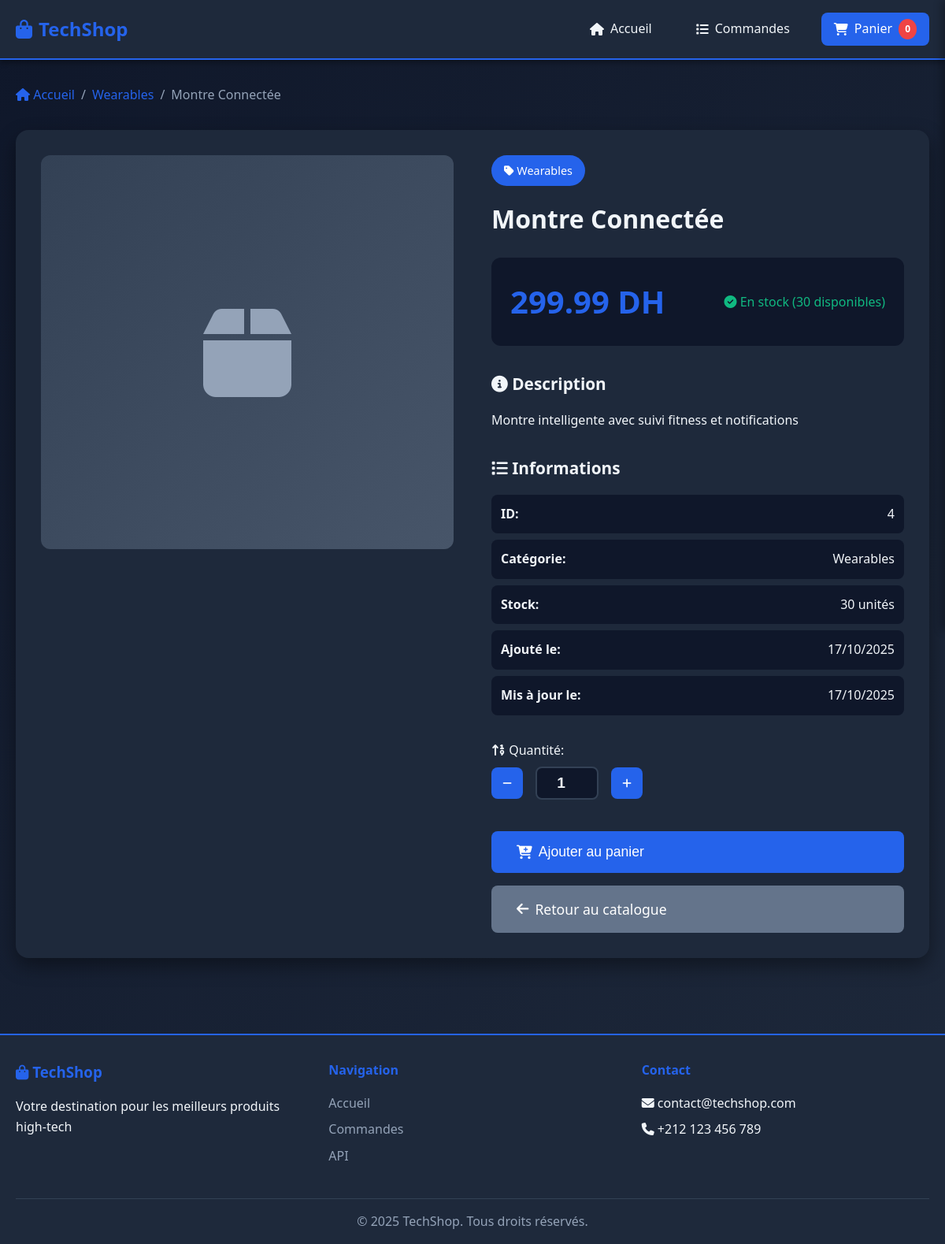
The app's page /product/4 with its own data.
### models.py (models this page shows, shortened)
class Product(db.Model):
    __tablename__ = 'products'
    id = db.Column(db.Integer, primary_key=True)
    name = db.Column(db.String(200), nullable=False)
    description = db.Column(db.Text)
    price = db.Column(db.Float, nullable=False)
    stock = db.Column(db.Integer, default=0)
    category = db.Column(db.String(100))
    image_url = db.Column(db.String(500))
    created_at = db.Column(db.DateTime, default=datetime.utcnow)
    updated_at = db.Column(db.DateTime, default=datetime.utcnow, onupdate=datetime.utcnow)

### routes.py (the view)
    @app.route('/product/<int:product_id>')
    def product_detail(product_id):
        product = ProductService.get_product_by_id(product_id)
        if not product:
            return "Produit introuvable", 404
        return render_template('product_detail.html', product=product)

### services.py (called while the page is built)
    @staticmethod
    def get_product_by_id(product_id):
        try:
            product = Product.query.get(product_id)
            if product:
                product_views.inc()
            return product
        except Exception as e:
            logger.error(f"Error fetching product {product_id}: {str(e)}")
            return None

### templates/product_detail.html (shortened to what this page needs)
{% extends "base.html" %}
{% block content %}
<div class="container">
    <div class="breadcrumb">
        <a href="/"><i class="fas fa-home"></i> Accueil</a>
        <span>/</span>
        <a href="/?category={{ product.category }}">{{ product.category }}</a>
        <span>/</span>
        <span>{{ product.name }}</span>
    </div>
    <div class="product-detail">
        <div class="product-detail-image">
            {% if product.image_url %}
            <img src="{{ product.image_url }}" alt="{{ product.name }}">
            {% else %}
            <div class="product-placeholder-large">
                <i class="fas fa-box"></i>
            </div>
            {% endif %}
        </div>
        <div class="product-detail-info">
            <span class="product-category-tag">
                <i class="fas fa-tag"></i> {{ product.category }}
            </span>
            <h1>{{ product.name }}</h1>
            <div class="product-price-section">
                <span class="price-large">{{ "%.2f"|format(product.price) }} DH</span>
                <span class="stock-info {% if product.stock > 0 %}in-stock{% else %}out-of-stock{% endif %}">
                    {% if product.stock > 0 %}
                    <i class="fas fa-check-circle"></i> En stock ({{ product.stock }} disponibles)
                    {% else %}
                    <i class="fas fa-times-circle"></i> Rupture de stock
                    {% endif %}
                </span>
            </div>
            <div class="product-description-section">
                <h2><i class="fas fa-info-circle"></i> Description</h2>
                <p>{{ product.description }}</p>
            </div>
            <div class="product-specs">
                <h2><i class="fas fa-list"></i> Informations</h2>
                <ul>
                    <li>
                        <span class="spec-label">ID:</span>
                        <span class="spec-value">{{ product.id }}</span>
                    </li>
                    <li>
                        <span class="spec-label">Catégorie:</span>
                        <span class="spec-value">{{ product.category }}</span>
                    </li>
                    <li>
                        <span class="spec-label">Stock:</span>
                        <span class="spec-value">{{ product.stock }} unités</span>
                    </li>
                    <li>
                        <span class="spec-label">Ajouté le:</span>
                        <span class="spec-value">{{ product.created_at.strftime('%d/%m/%Y') }}</span>
                    </li>
                    {% if product.updated_at and product.updated_at != product.created_at %}
                    <li>
                        <span class="spec-label">Mis à jour le:</span>
                        <span class="spec-value">{{ product.updated_at.strftime('%d/%m/%Y') }}</span>
                    </li>
                    {% endif %}
                </ul>
            </div>
            <div class="product-actions-section">
                {% if product.stock > 0 %}
                <div class="quantity-selector">
                    <label for="quantity"><i class="fas fa-sort-numeric-up"></i> Quantité:</label>
                    <div class="quantity-controls">
                        <button class="quantity-btn" id="decreaseQty">
                            <i class="fas fa-minus"></i>
                        </button>
                        <input type="number" id="quantity" value="1" min="1" max="{{ product.stock }}" readonly>
                        <button class="quantity-btn" id="increaseQty">
                            <i class="fas fa-plus"></i>
                        </button>
                    </div>
                </div>
                <button class="btn btn-primary btn-large add-to-cart"
                        data-id="{{ product.id }}"
                        data-name="{{ product.name }}"
                        data-price="{{ product.price }}"
                        data-stock="{{ product.stock }}"
                        id="addToCartBtn">
                    <i class="fas fa-cart-plus"></i> Ajouter au panier
                </button>
                {% else %}
                <div class="alert alert-warning">
                    <i class="fas fa-exclamation-triangle"></i>
                    Ce produit est actuellement en rupture de stock
                </div>
                {% endif %}
                <a href="/" class="btn btn-secondary btn-large">
                    <i class="fas fa-arrow-left"></i> Retour au catalogue
                </a>
            </div>
        </div>
    </div>
</div>
{% endblock %}

### static/css/style.css (style rules this page uses)
:root { --primary-color: #2563eb; --primary-dark: #1e40af; --secondary-color: #64748b; --success-color: #10b981; --warning-color: #f59e0b; --danger-color: #ef4444; --dark-bg: #0f172a; --card-bg: #1e293b; --text-color: #f1f5f9; --text-secondary: #94a3b8; --border-color: #334155; --shadow: 0 4px 6px rgba(0, 0, 0, 0.3); --shadow-lg: 0 10px 25px rgba(0, 0, 0, 0.4); }
* { margin: 0; padding: 0; box-sizing: border-box; }
body { font-family: 'Segoe UI', Tahoma, Geneva, Verdana, sans-serif; background: linear-gradient(135deg, #0f172a 0%, #1e293b 100%); color: var(--text-color); line-height: 1.6; min-height: 100vh; }
.container { max-width: 1200px; margin: 0 auto; padding: 0 20px; }
.btn { padding: 0.5rem 1rem; border: none; border-radius: 8px; cursor: pointer; transition: all 0.3s ease; text-decoration: none; display: inline-flex; align-items: center; gap: 0.5rem; font-size: 0.9rem; font-weight: 500; }
.btn-primary { background: var(--primary-color); color: white; }
.btn-secondary { background: var(--secondary-color); color: white; }
.btn-large { padding: 1rem 2rem; font-size: 1.1rem; }
.breadcrumb { display: flex; gap: 0.5rem; margin-bottom: 2rem; color: var(--text-secondary); }
.breadcrumb a { color: var(--primary-color); text-decoration: none; }
.product-detail { display: grid; grid-template-columns: 1fr 1fr; gap: 3rem; background: var(--card-bg); padding: 2rem; border-radius: 16px; box-shadow: var(--shadow-lg); }
.product-detail-image { position: relative; height: 500px; background: linear-gradient(135deg, #334155 0%, #475569 100%); border-radius: 12px; display: flex; align-items: center; justify-content: center; overflow: hidden; }
.product-placeholder-large { font-size: 8rem; color: var(--text-secondary); }
.product-category-tag { display: inline-block; background: var(--primary-color); color: white; padding: 0.5rem 1rem; border-radius: 20px; font-size: 0.9rem; margin-bottom: 1rem; }
.product-detail-info h1 { font-size: 2rem; margin-bottom: 1.5rem; color: var(--text-color); }
.product-price-section { display: flex; justify-content: space-between; align-items: center; padding: 1.5rem; background: var(--dark-bg); border-radius: 12px; margin-bottom: 2rem; }
.price-large { font-size: 2.5rem; font-weight: bold; color: var(--primary-color); }
.stock-info { font-size: 1rem; font-weight: 500; }
.stock-info.in-stock { color: var(--success-color); }
.product-description-section, .product-specs { margin-bottom: 2rem; }
.product-description-section h2, .product-specs h2 { font-size: 1.3rem; margin-bottom: 1rem; color: var(--text-color); }
.product-specs ul { list-style: none; }
.product-specs li { display: flex; justify-content: space-between; padding: 0.75rem; background: var(--dark-bg); border-radius: 8px; margin-bottom: 0.5rem; }
.spec-label { font-weight: 600; }
.quantity-selector { margin-bottom: 1.5rem; }
.quantity-selector label { display: block; margin-bottom: 0.5rem; font-weight: 500; }
.quantity-controls { display: flex; align-items: center; gap: 1rem; }
.quantity-btn { background: var(--primary-color); color: white; border: none; width: 40px; height: 40px; border-radius: 8px; cursor: pointer; transition: all 0.3s ease; }
.quantity-controls input { width: 80px; text-align: center; padding: 0.5rem; border: 2px solid var(--border-color); border-radius: 8px; background: var(--dark-bg); color: var(--text-color); font-size: 1.2rem; font-weight: bold; }
.product-actions-section { display: flex; flex-direction: column; gap: 1rem; }

### records on screen
Product: category "Wearables", name "Montre Connectée", price "299.99", stock "30", description "Montre intelligente avec suivi fitness et notifications", id "4", created_at "17/10/2025", updated_at "17/10/2025"
